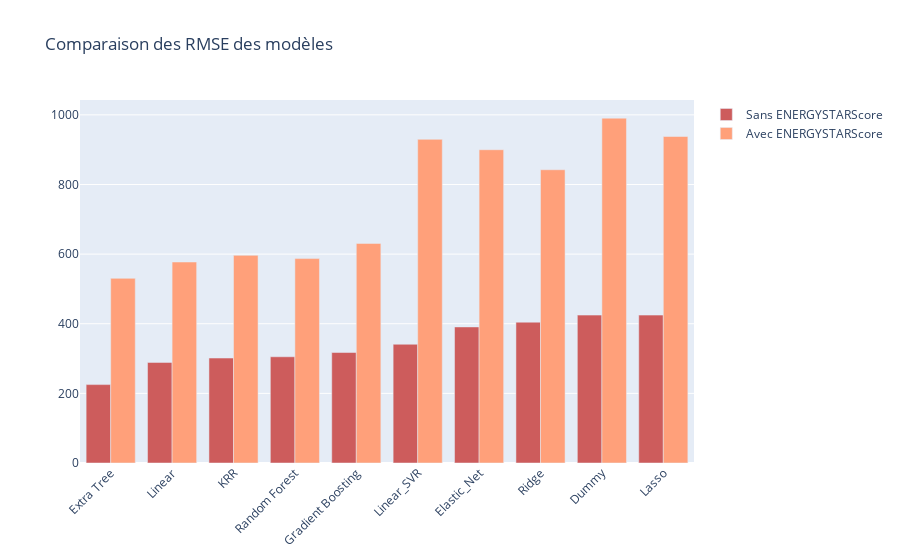

Notebook source saved alongside this figure:
### Code cell
df_R2_sort = pd.DataFrame(df_Result['rmse_test'].sort_values())
df_R2_sort['rmse_test_E'] = df_Result_E['rmse_test_E']

fig = go.Figure()
fig.add_trace(go.Bar(
    x=df_R2_sort.index,
    y=df_R2_sort['rmse_test'],
    name='Sans ENERGYSTARScore',
    marker_color='indianred'
))
fig.add_trace(go.Bar(
    x=df_R2_sort.index,
    y=df_R2_sort['rmse_test_E'],
    name='Avec ENERGYSTARScore',
    marker_color='lightsalmon'
))

# Here we modify the tickangle of the xaxis, resulting in rotated labels.
fig.update_layout(barmode='group', xaxis_tickangle=-45)
fig.update_layout(title_text='Comparaison des RMSE des modèles')

fig.show()

### Figure 1 — Plotly figure (JSON) as saved in the notebook; plotly's stock layout.template omitted (floating-point values rounded to 4 significant figures)
{"data": [{"marker": {"color": "indianred"}, "name": "Sans ENERGYSTARScore", "type": "bar", "x": ["Extra Tree", "Linear", "KRR", "Random Forest", "Gradient Boosting", "Linear_SVR", "Elastic_Net", "Ridge", "Dummy", "Lasso"], "y": [225.2, 289.0, 301.5, 305.1, 317.3, 341.1, 390.8, 404.6, 424.8, 424.8]}, {"marker": {"color": "lightsalmon"}, "name": "Avec ENERGYSTARScore", "type": "bar", "x": ["Extra Tree", "Linear", "KRR", "Random Forest", "Gradient Boosting", "Linear_SVR", "Elastic_Net", "Ridge", "Dummy", "Lasso"], "y": [530.4, 577.3, 596.5, 587.2, 630.7, 929.7, 899.9, 842.3, 990.5, 937.9]}], "layout": {"barmode": "group", "title": {"text": "Comparaison des RMSE des modèles"}, "xaxis": {"tickangle": -45}}}
